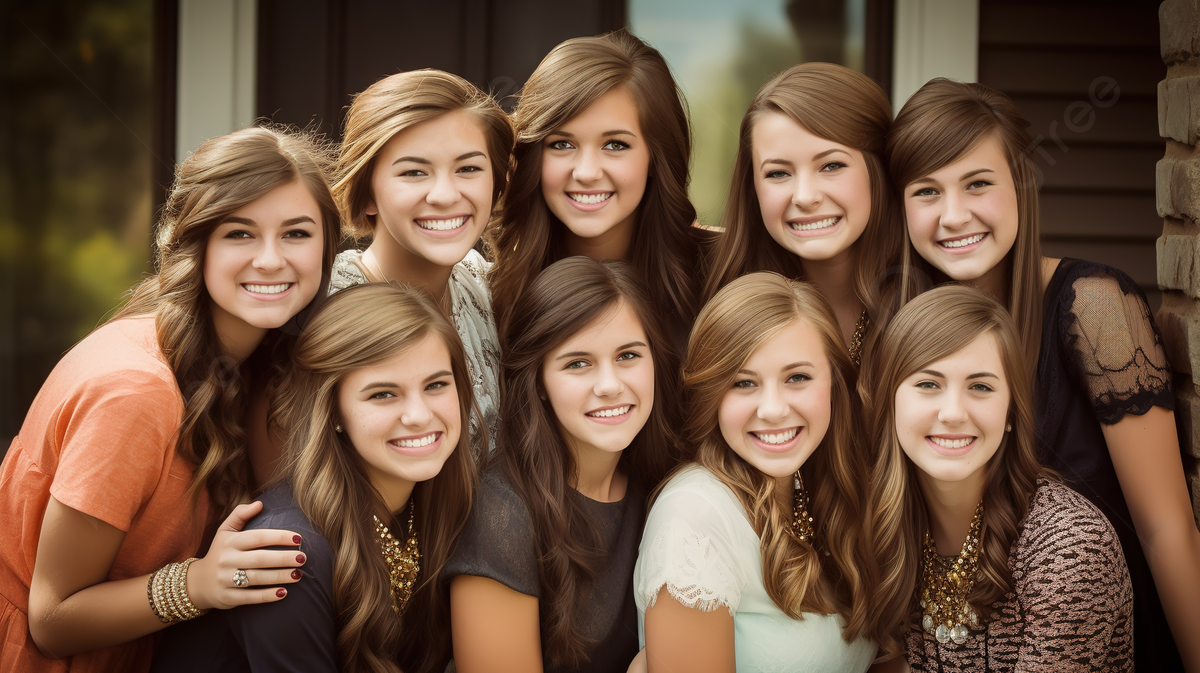
#> input picture pngtree-group-of-girls-posing-for-a-picture-picture-image_2781639.jpg, 1200 x 673 px, found by its file name
$ jupyter execute detect_face.ipynb
#> lines starting #> are read from the running program, lines starting #| are printed output that depends on the picture; after the words box and inside, x2 and y2 are one past the last pixel; in counts of white or black regions, pixels touching at a corner belong together
[cell 1]
import cv2
import matplotlib.pyplot as plt

[cell 2]
img=cv2.imread(r'C:\DL projects\face_detection\pngtree-group-of-girls-posing-for-a-picture-picture-image_2781639.jpg')
#> img is the input picture: shape (673, 1200, 3); mean B, G, R 61.8, 81.5, 109.4
img

[cell 3]
cv2.imshow('IMAGE',img)
cv2.waitKey()
cv2.destroyAllWindows()

[cell 4]
plt.imshow(img)

[cell 5]
conv_img=cv2.cvtColor(img,cv2.COLOR_BGR2RGB)
plt.imshow(conv_img)

[cell 6]
# creating an object for classifying a image
face_cascade=cv2.CascadeClassifier(r'C:\DL projects\face_detection\haarcascade_frontalface_default.xml')
face_cascade

[cell 7]
img_grey=cv2.cvtColor(conv_img,cv2.COLOR_RGB2GRAY)
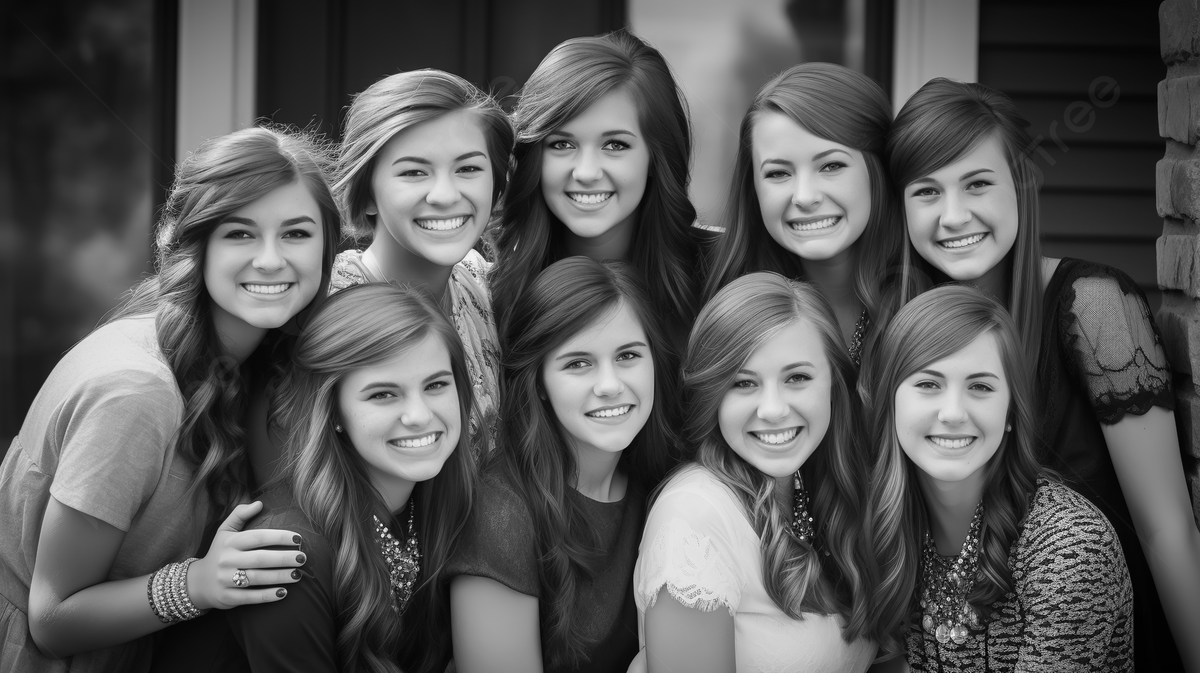
#> img_grey: shape (673, 1200); min 0, max 254, mean 87.6
img_grey

[cell 8]
face=face_cascade.detectMultiScale(img_grey,minNeighbors=4)
#> face = [[539, 310, 131, 131], [706, 325, 145, 145], [527, 94, 135, 135], [736, 115, 139, 139], [890, 139, 132, 132], [337, 339, 135, 135], [369, 116, 140, 140], [195, 178, 145, 145], [885, 330, 144, 144]]
face
#> Out has the same summary as face

[cell 9]
len(face)
#> Out = 9

[cell 10]
for (x,y,w,h) in face:
    cv2.rectangle(conv_img,(x,y),(x+w,y+h),(0,0,255),thickness=4)
#> this loop made 9 passes
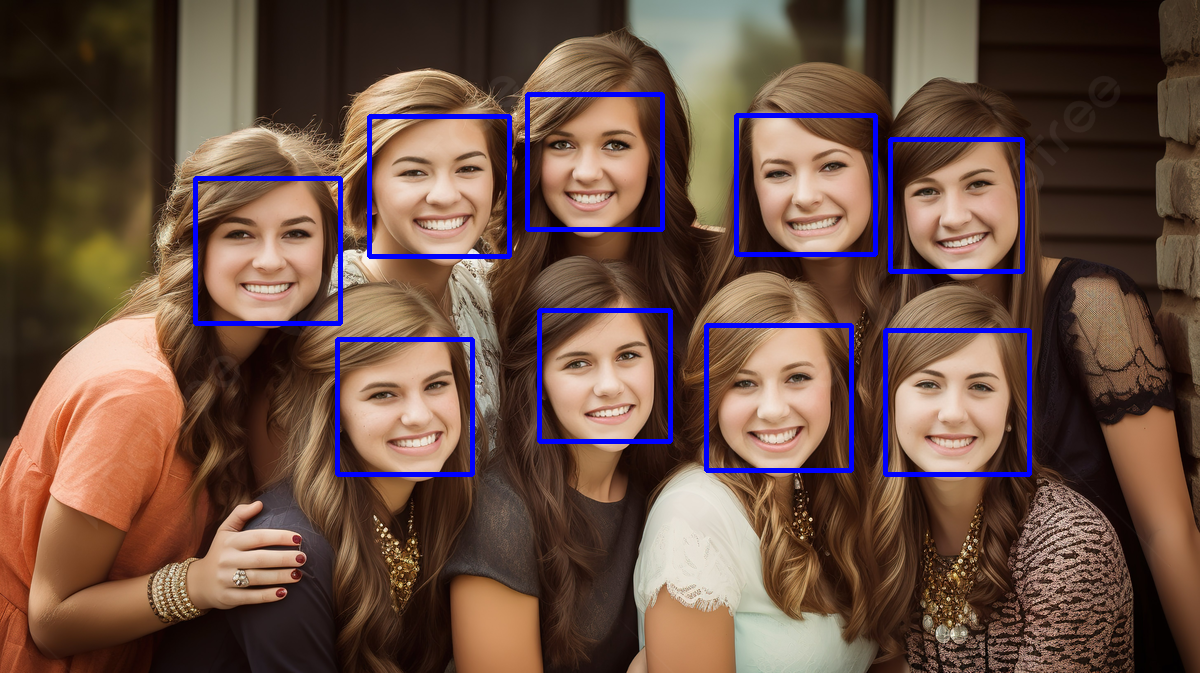
#> conv_img: shape (673, 1200, 3); mean R, G, B 106.1, 79.2, 68

[cell 11]
plt.imshow(conv_img)

FACE DETECTION FROM VIDEO.

[cell 12]
video=cv2.VideoCapture(r'C:\DL projects\face_detection\video.mp4')
while True:
    success,frame=video.read()
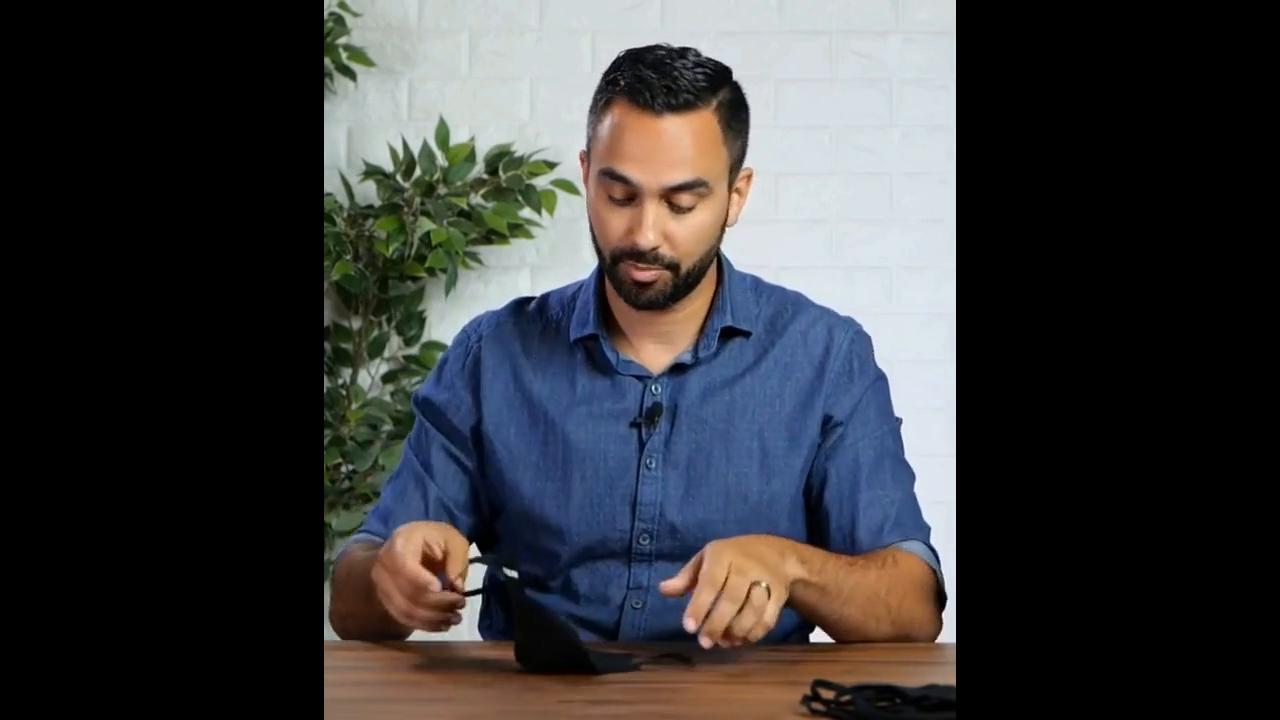
#> input picture frame 45 of video.mp4, 1280 x 720 px
#> frame is the input picture: shape (720, 1280, 3); mean B, G, R 60.6, 59.1, 58.9
    gray=cv2.cvtColor(frame,cv2.COLOR_BGR2GRAY)
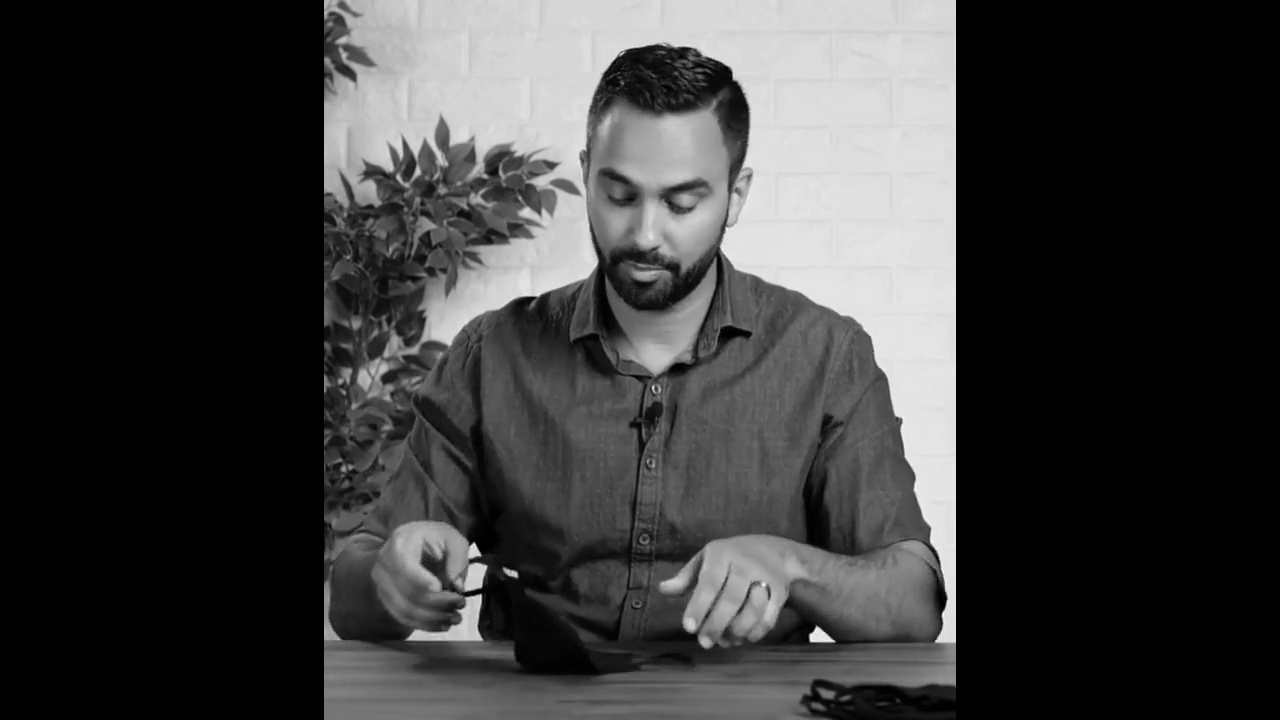
#> gray: shape (720, 1280); min 0, max 251, mean 59.2
    faces=face_cascade.detectMultiScale(gray,minNeighbors=10)
#> faces = [[558, 129, 180, 180]]
    # print(faces)
    for (x,y,w,h) in faces:
        cv2.rectangle(frame,(x,y),(x+w,y+h),(0,122,232),3)
#> this loop made 1 pass
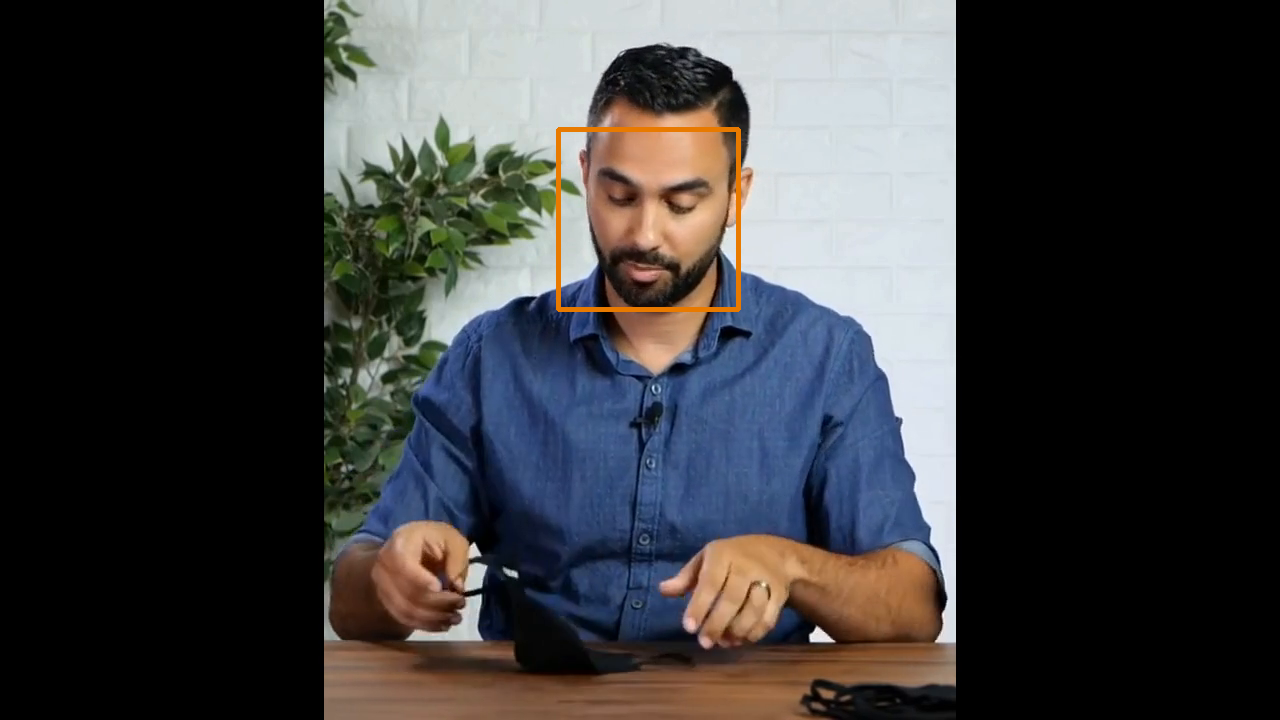
#> frame: shape (720, 1280, 3); 0.39% of pixels changed, all inside (x1, y1, x2, y2) = (556, 127, 741, 312)
    cv2.imshow('VIDEO',frame)
    if cv2.waitKey(1) & 0XFF==ord('q'):
#> (key q is pressed here)
        break
video.release()
cv2.destroyAllWindows()

FACE DETECTION FROM WEBCAM

[cell 13]
video = cv2.VideoCapture(0)
while True:
    success,frame=video.read()
    gray=cv2.cvtColor(frame,cv2.COLOR_BGR2GRAY)
    faces=face_cascade.detectMultiScale(gray,minNeighbors=10)
    for (x,y,w,h) in faces:
        cv2.rectangle(frame,(x,y),(x+w,y+h),(0,122,232),3)
    cv2.imshow('WEBCAM',frame)
    if cv2.waitKey(1) & 0XFF==ord('q'):
#> (key q is pressed here)
        break
video.release()
cv2.destroyAllWindows()
